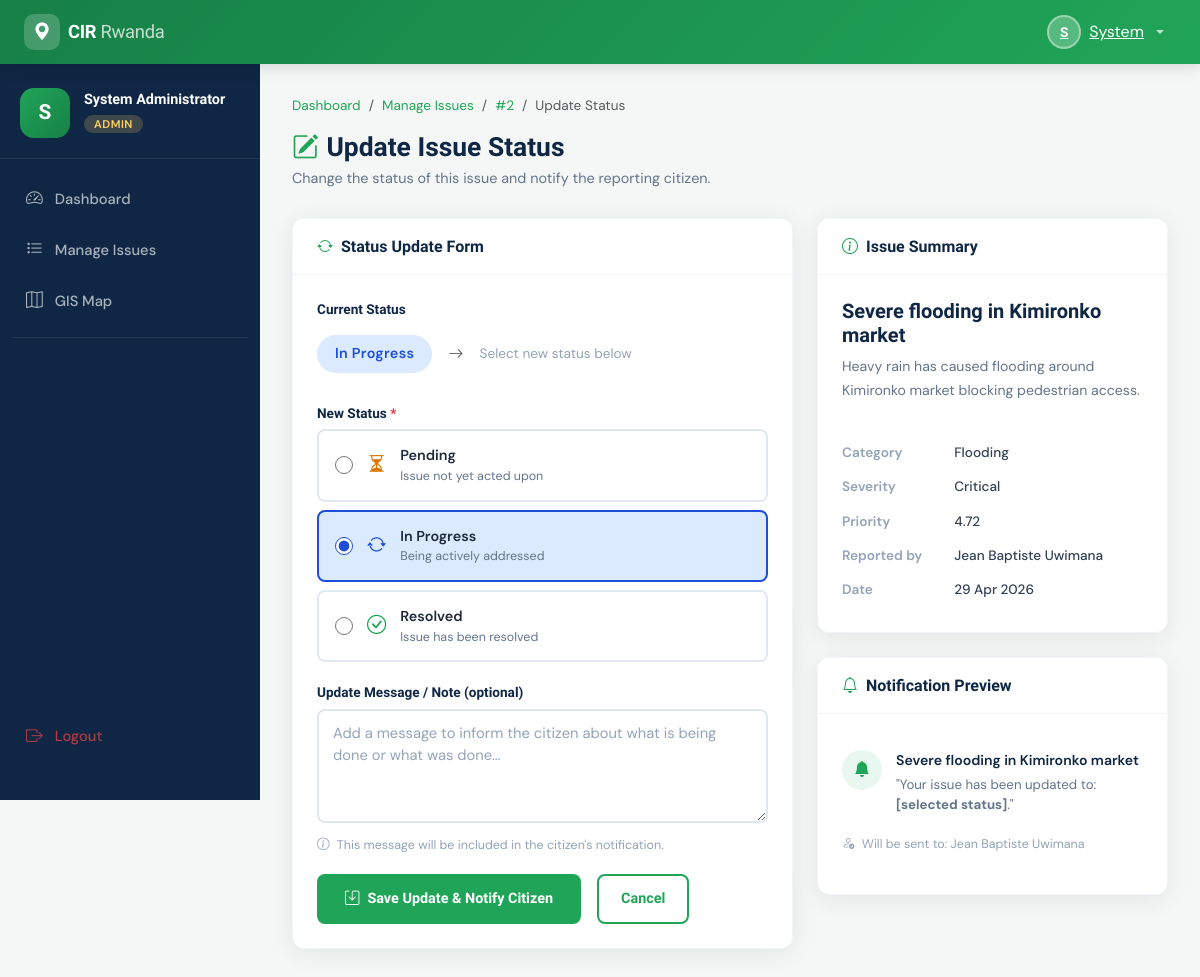
Screenshot of /pages/admin/update_issue.php?id=2 (signed in) with the database file from the repository.
### tables this page shows
CREATE TABLE IF NOT EXISTS issues (
    id INT AUTO_INCREMENT PRIMARY KEY,
    user_id INT NOT NULL,
    category_id INT NOT NULL,
    title VARCHAR(200) NOT NULL,
    description TEXT NOT NULL,
    image VARCHAR(255) DEFAULT NULL,
    latitude DECIMAL(10, 8) DEFAULT NULL,
    longitude DECIMAL(11, 8) DEFAULT NULL,
    location_name VARCHAR(255) DEFAULT NULL,
    severity ENUM('Low', 'Medium', 'High', 'Critical') NOT NULL DEFAULT 'Medium',
    status ENUM('Pending', 'In Progress', 'Resolved') NOT NULL DEFAULT 'Pending',
    priority_score DECIMAL(5, 2) DEFAULT 0.00 COMMENT 'Calculated priority score for admin sorting',
    created_at TIMESTAMP DEFAULT CURRENT_TIMESTAMP,
    updated_at TIMESTAMP DEFAULT CURRENT_TIMESTAMP ON UPDATE CURRENT_TIMESTAMP,
    FOREIGN KEY (user_id) REFERENCES users(id) ON DELETE CASCADE,
    FOREIGN KEY (category_id) REFERENCES categories(id)
);

CREATE TABLE IF NOT EXISTS users (
    id INT AUTO_INCREMENT PRIMARY KEY,
    full_name VARCHAR(150) NOT NULL,
    email VARCHAR(150) NOT NULL UNIQUE,
    password VARCHAR(255) NOT NULL,
    phone VARCHAR(20),
    role ENUM('citizen', 'admin') NOT NULL DEFAULT 'citizen',
    profile_image VARCHAR(255) DEFAULT NULL,
    is_active TINYINT(1) NOT NULL DEFAULT 1,
    created_at TIMESTAMP DEFAULT CURRENT_TIMESTAMP
);

### pages/admin/update_issue.php (the view, shortened to what this page needs)
<?php
require_once __DIR__ . '/../../includes/header.php';
$db      = getDB();
$issueId = (int) ($_GET['id'] ?? 0);
$stmt = $db->prepare(
    "SELECT i.*, c.category_name, u.full_name AS citizen_name, u.id AS citizen_id
     FROM issues i
     JOIN categories c ON i.category_id = c.id
     JOIN users u ON i.user_id = u.id
     WHERE i.id = ?"
);
$stmt->execute([$issueId]);
$issue = $stmt->fetch();
function statusBadgeClass(string $s): string {
    return match($s) {
        'Pending'     => 'badge-pending',
        'In Progress' => 'badge-in-progress',
        'Resolved'    => 'badge-resolved',
        default       => 'bg-secondary',
    };
}
?>
<?php require_once __DIR__ . '/../../includes/navbar.php'; ?>
<div class="main-wrapper">
<div class="main-content">
    <nav aria-label="breadcrumb" class="mb-3">
        <ol class="breadcrumb" style="font-size:0.85rem;">
            <li class="breadcrumb-item"><a href="<?= BASE_URL ?>/pages/admin/dashboard.php" class="text-green">Dashboard</a></li>
            <li class="breadcrumb-item"><a href="<?= BASE_URL ?>/pages/admin/manage_issues.php" class="text-green">Manage Issues</a></li>
            <li class="breadcrumb-item"><a href="<?= BASE_URL ?>/pages/admin/view_issue.php?id=<?= $issueId ?>" class="text-green">#<?= $issueId ?></a></li>
            <li class="breadcrumb-item active">Update Status</li>
        </ol>
    </nav>
    <div class="page-header">
        <h1><i class="bi bi-pencil-square me-2 text-green"></i>Update Issue Status</h1>
        <p>Change the status of this issue and notify the reporting citizen.</p>
    </div>
    <div class="row g-4">
        <div class="col-lg-7">
            <div class="cir-card">
                <div class="cir-card-header"><h5><i class="bi bi-arrow-repeat me-2 text-green"></i>Status Update Form</h5></div>
                <div class="cir-card-body">
                    <form method="POST" action="">
                        <div class="form-row">
                            <label class="cir-form-label">Current Status</label>
                            <div class="d-flex align-items-center gap-3" style="padding:10px 0;">
                                <span class="badge-status <?= statusBadgeClass($issue['status']) ?>" style="font-size:0.9rem;padding:8px 18px;">
                                    <?= $issue['status'] ?>
                                </span>
                                <i class="bi bi-arrow-right text-muted"></i>
                                <span style="font-size:0.85rem;color:#94a3b8;">Select new status below</span>
                            </div>
                        </div>
                        <div class="form-row">
                            <label class="cir-form-label">New Status <span class="text-danger">*</span></label>
                            <div class="row g-2">
                                <?php
                                $statusOptions = [
                                    ['value' => 'Pending',     'icon' => 'bi-hourglass-split', 'color' => '#d97706', 'bg' => '#fef9c3', 'desc' => 'Issue not yet acted upon'],
                                    ['value' => 'In Progress', 'icon' => 'bi-arrow-repeat',    'color' => '#1d4ed8', 'bg' => '#dbeafe', 'desc' => 'Being actively addressed'],
                                    ['value' => 'Resolved',    'icon' => 'bi-check-circle',    'color' => '#16a34a', 'bg' => '#dcfce7', 'desc' => 'Issue has been resolved'],
                                ];
                                foreach ($statusOptions as $opt):
                                    $isSelected = $issue['status'] === $opt['value'];
                                ?>
                                <div class="col-12">
                                    <label class="status-radio-label" style="
                                        display:flex;align-items:center;gap:14px;
                                        padding:14px 16px;border-radius:var(--radius-sm);
                                        border:2px solid <?= $isSelected ? $opt['color'] : '#e2e8f0' ?>;
                                        background:<?= $isSelected ? $opt['bg'] : '#fff' ?>;
                                        cursor:pointer;transition:all .15s ease;">
                                        <input type="radio" name="status" value="<?= $opt['value'] ?>"
                                               <?= $isSelected ? 'checked' : '' ?>
                                               style="accent-color:<?= $opt['color'] ?>;width:18px;height:18px;" />
                                        <i class="<?= $opt['icon'] ?>" style="font-size:1.2rem;color:<?= $opt['color'] ?>;"></i>
                                        <div>
                                            <p class="mb-0 fw-semibold" style="font-size:0.9rem;color:#1e293b;"><?= $opt['value'] ?></p>
                                            <p class="mb-0" style="font-size:0.78rem;color:#64748b;"><?= $opt['desc'] ?></p>
                                        </div>
                                    </label>
                                </div>
                                <?php endforeach; ?>
                            </div>
                        </div>
                        <div class="form-row mt-3">
                            <label class="cir-form-label">Update Message / Note (optional)</label>
                            <textarea name="update_message" class="cir-form-control" rows="4"
                                      placeholder="Add a message to inform the citizen about what is being done or what was done…"></textarea>
                            <p style="font-size:0.78rem;color:#94a3b8;margin-top:6px;">
                                <i class="bi bi-info-circle me-1"></i>
                                This message will be included in the citizen's notification.
                            </p>
                        </div>
                        <div class="d-flex gap-3 mt-2">
                            <button type="submit" class="btn-cir-primary" style="padding:13px 28px;">
                                <i class="bi bi-save"></i> Save Update & Notify Citizen
                            </button>
                            <a href="<?= BASE_URL ?>/pages/admin/view_issue.php?id=<?= $issueId ?>"
                               class="btn-cir-outline" style="padding:12px 22px;">
                                Cancel
                            </a>
                        </div>
                    </form>
                </div>
            </div>
        </div>
        <div class="col-lg-5">
            <div class="cir-card">
                <div class="cir-card-header"><h5><i class="bi bi-info-circle me-2 text-green"></i>Issue Summary</h5></div>
                <div class="cir-card-body">
                    <h5 class="fw-bold text-navy mb-2"><?= htmlspecialchars($issue['title']) ?></h5>
                    <p style="font-size:0.88rem;color:#64748b;line-height:1.7;">
                        <?= htmlspecialchars(substr($issue['description'], 0, 200)) ?>
                    </p>
                    <hr style="border-color:#f1f5f9;" />
                    <table style="width:100%;font-size:0.85rem;border-collapse:collapse;">
                        <?php
                        $rows = [
                            ['Category',    $issue['category_name']],
                            ['Severity',    $issue['severity']],
                            ['Priority',    number_format($issue['priority_score'], 2)],
                            ['Reported by', $issue['citizen_name']],
                            ['Date',        date('d M Y', strtotime($issue['created_at']))],
                        ];
                        foreach ($rows as [$label, $value]):
                        ?>
                        <tr>
                            <td style="padding:7px 0;color:#94a3b8;font-weight:600;"><?= $label ?></td>
                            <td style="padding:7px 0 7px 12px;color:#334155;font-weight:500;"><?= htmlspecialchars($value) ?></td>
                        </tr>
                        <?php endforeach; ?>
                    </table>
                </div>
            </div>
            <div class="cir-card mt-4">
                <div class="cir-card-header"><h5><i class="bi bi-bell me-2 text-green"></i>Notification Preview</h5></div>
                <div class="cir-card-body">
                    <div class="notif-item" style="margin:0;border:none;padding:12px 0;">
                        <div class="notif-icon"><i class="bi bi-bell-fill"></i></div>
                        <div>
                            <p class="mb-1 fw-semibold" style="font-size:0.88rem;color:var(--cir-navy);">
                                <?= htmlspecialchars($issue['title']) ?>
                            </p>
                            <p class="mb-0" style="font-size:0.83rem;color:#64748b;">
                                "Your issue has been updated to: <strong>[selected status]</strong>."
                            </p>
                        </div>
                    </div>
                    <p style="font-size:0.78rem;color:#94a3b8;margin-top:8px;">
                        <i class="bi bi-person-check me-1"></i>
                        Will be sent to: <?= htmlspecialchars($issue['citizen_name']) ?>
                    </p>
                </div>
            </div>
        </div>
    </div>
</div>
</div>
<?php require_once __DIR__ . '/../../includes/footer.php'; ?>

### assets/css/style.css (style rules this page uses)
:root { --cir-green: #20a558; --cir-green-dark: #178047; --cir-green-light: #e8f7f0; --cir-navy: #0f2744; --cir-navy-mid: #1a3a5c; --cir-accent: #ffd166; --cir-red: #ef4444; --cir-orange: #f59e0b; --cir-blue: #3b82f6; --sidebar-w: 260px; --navbar-h: 64px; --radius: 12px; --radius-sm: 8px; --shadow: 0 4px 24px rgba(0,0,0,.08); --shadow-md: 0 8px 32px rgba(0,0,0,.12); --transition: all .2s ease; }
*, *::before, *::after { box-sizing: border-box; }
body { font-family: 'DM Sans', sans-serif; font-size: 0.95rem; background: #f4f7f5; color: #1e293b; margin: 0; }
h1, h2, h3, h4, h5, h6, .sora { font-family: 'Sora', sans-serif; }
a { text-decoration: none; color: inherit; }
.main-wrapper { margin-left: var(--sidebar-w); margin-top: var(--navbar-h); min-height: calc(100vh - var(--navbar-h)); transition: margin-left .25s ease; }
.main-content { padding: 32px; }
.page-header { margin-bottom: 28px; }
.page-header h1 { font-size: 1.65rem; font-weight: 800; color: var(--cir-navy); margin: 0 0 4px; }
.page-header p { color: #64748b; margin: 0; font-size: 0.9rem; }
.cir-card { background: #fff; border-radius: var(--radius); box-shadow: var(--shadow); border: 1px solid #f1f5f9; overflow: hidden; }
.cir-card-header { padding: 18px 24px; border-bottom: 1px solid #f1f5f9; display: flex; align-items: center; justify-content: space-between; background: #fff; }
.cir-card-header h5 { font-family: 'Sora', sans-serif; font-weight: 700; font-size: 1rem; margin: 0; color: var(--cir-navy); }
.cir-card-body { padding: 24px; }
.badge-status { padding: 5px 12px; border-radius: 20px; font-size: 0.75rem; font-weight: 600; letter-spacing: .3px; white-space: nowrap; }
.badge-in-progress { background: #dbeafe; color: #1d4ed8; }
.btn-cir-primary { background: var(--cir-green); color: #fff; border: none; padding: 10px 22px; border-radius: var(--radius-sm); font-family: 'Sora', sans-serif; font-weight: 600; font-size: 0.9rem; cursor: pointer; transition: var(--transition); display: inline-flex; align-items: center; gap: 8px; }
.btn-cir-outline { background: transparent; color: var(--cir-green); border: 2px solid var(--cir-green); padding: 9px 20px; border-radius: var(--radius-sm); font-family: 'Sora', sans-serif; font-weight: 600; font-size: 0.9rem; cursor: pointer; transition: var(--transition); display: inline-flex; align-items: center; gap: 8px; }
.cir-form-label { font-family: 'Sora', sans-serif; font-weight: 600; font-size: 0.85rem; color: var(--cir-navy); margin-bottom: 6px; display: block; }
.cir-form-control { width: 100%; padding: 11px 14px; border: 2px solid #e2e8f0; border-radius: var(--radius-sm); font-family: 'DM Sans', sans-serif; font-size: 0.92rem; color: #1e293b; background: #fff; transition: var(--transition); outline: none; }
.cir-form-control::placeholder { color: #94a3b8; }
.form-row { margin-bottom: 20px; }
.notif-item { display: flex; gap: 14px; padding: 16px; border-radius: var(--radius-sm); margin-bottom: 8px; transition: var(--transition); border: 1px solid #f1f5f9; background: #fff; }
.notif-icon { width: 40px; height: 40px; background: var(--cir-green-light); color: var(--cir-green); border-radius: 50%; display: flex; align-items: center; justify-content: center; font-size: 1rem; flex-shrink: 0; }
.text-green { color: var(--cir-green) !important; }
.text-navy { color: var(--cir-navy) !important; }

### rows the page displays
issues: status "In Progress", status "☐ Pending Issue not yet acted u", status "☑ In Progress Being actively ad", status "☐ Resolved Issue has been resol", title "Severe flooding in Kimironko market", description "Heavy rain has caused flooding around Kimironko market blocking pedestrian access.", user.full_name "Jean Baptiste Uwimana"

### other values shown
substr($userName, 0, 1) "S"
explode(' ', $userName)[0] "System"
$userName "System Administrator"
$role "ADMIN"
$issueId "2"
$opt['value'] "Pending"
$opt['desc'] "Issue not yet acted upon"
$opt['value'] "In Progress"
$opt['desc'] "Being actively addressed"
$opt['value'] "Resolved"
$opt['desc'] "Issue has been resolved"
$label "Category"
$value "Flooding"
$label "Severity"
$value "Critical"
